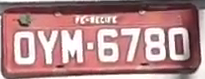
#> input picture deep_lerning02/detections/crop/placas2.png, 205 x 79 px
$ python license_plate_recognizer1.py   (older library calls are emulated)
#> lines starting #> are read from the running program, lines starting #| are printed output that depends on the picture; after the words box and inside, x2 and y2 are one past the last pixel; in counts of white or black regions, pixels touching at a corner belong together
# test file if you want to quickly try tesseract on a license plate image
import pytesseract
import cv2
import os
import numpy as np

# If you don't have tesseract executable in your PATH, include the following:
# pytesseract.pytesseract.tesseract_cmd = r'<full_path_to_your_tesseract_executable>'
# Example tesseract_cmd = r'C:\Program Files (x86)\Tesseract-OCR\tesseract'

# point to license plate image (works well with custom crop function)
gray = cv2.imread("./detections/crop/placas2.png", 0)
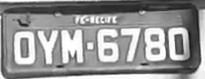
#> gray: shape (79, 205); min 23, max 255, mean 147.7
gray = cv2.resize( gray, None, fx = 3, fy = 3, interpolation = cv2.INTER_CUBIC)
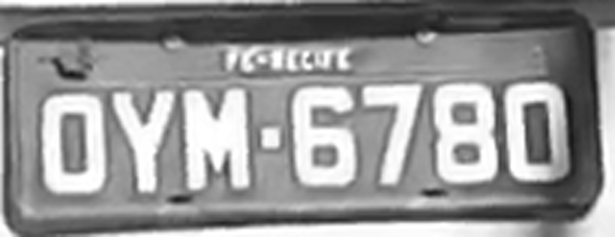
#> gray: shape (237, 615); min 19, max 255, mean 147.7
blur = cv2.GaussianBlur(gray, (5,5), 0)
gray = cv2.medianBlur(gray, 3)
# perform otsu thresh (using binary inverse since opencv contours work better with white text)
ret, thresh = cv2.threshold(blur, 0, 255, cv2.THRESH_OTSU | cv2.THRESH_BINARY_INV)
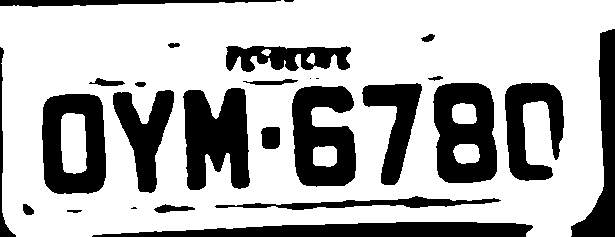
#> thresh: shape (237, 615); 70.7% white; 27 black regions (4 under 20 px), largest, box (x1, y1, x2, y2) and area: (183, 88, 250, 190) 5037, (433, 83, 497, 183) 4733, (92, 222, 533, 237) 4679
#> ret = 171
cv2.imshow("Otsu", thresh)
cv2.waitKey(0)
rect_kern = cv2.getStructuringElement(cv2.MORPH_RECT, (3,3))

# apply dilation
dilation = cv2.dilate(thresh, rect_kern, iterations = 1)
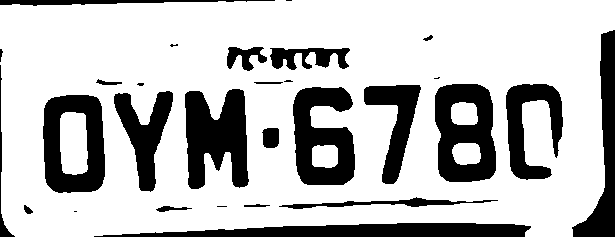
#> dilation: shape (237, 615); 75% white; 29 black regions (7 under 20 px)
#cv2.imshow("dilation", dilation)
#cv2.waitKey(0)
# find contours
try:
    contours, hierarchy = cv2.findContours(dilation, cv2.RETR_TREE, cv2.CHAIN_APPROX_SIMPLE)
#> contours = 28 contours, 2 with area under 20; largest, box (x1, y1, x2, y2) and area: (0, 0, 615, 237) 136260, (42, 94, 106, 194) 5685, (434, 83, 497, 183) 5444, (292, 86, 356, 186) 4813, (184, 88, 250, 190) 4736
except:
    ret_img, contours, hierarchy = cv2.findContours(dilation, cv2.RETR_TREE, cv2.CHAIN_APPROX_SIMPLE)
sorted_contours = sorted(contours, key=lambda ctr: cv2.boundingRect(ctr)[0])
#> sorted_contours has the same summary as contours

# create copy of image
im2 = gray.copy()

plate_num = ""
# loop through contours and find letters in license plate
for cnt in sorted_contours:
    x,y,w,h = cv2.boundingRect(cnt)
    height, width = im2.shape

    # if height of box is not a quarter of total height then skip
    if height / float(h) > 6: continue
    ratio = h / float(w)
    # if height to width ratio is less than 1.5 skip
    if ratio < 1.5: continue
    area = h * w
    # if width is not more than 25 pixels skip
    if width / float(w) > 15: continue
    # if area is less than 100 pixels skip
    if area < 100: continue
    # draw the rectangle
    rect = cv2.rectangle(im2, (x,y), (x+w, y+h), (0,255,0),2)
    roi = thresh[y-5:y+h+5, x-5:x+w+5]
    roi = cv2.bitwise_not(roi)
    roi = cv2.medianBlur(roi, 5)
    #cv2.imshow("ROI", roi)
    #cv2.waitKey(0)
#> (the run stopped early here; a loop or call above may not have finished)
